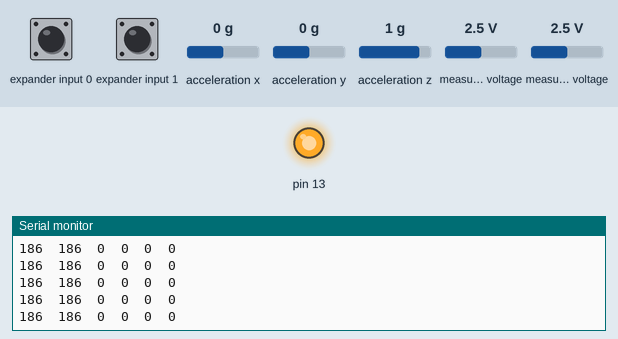
A sketch run on a simulated Teensy 3. On the bench: output pins drawn as LEDs (lit = HIGH), the last lines printed to the serial monitor. Wiring (inferred from the names in the program): Wii Nunchuk at I2C address 0x52. The test bench sets the inputs (shaded band); at power-on: measured voltage 2.5 V, acceleration x 0 g, expander input 0 HIGH, expander input 1 HIGH, acceleration y 0 g, acceleration z 1 g.

Above: at 3.2 s.
3.3 s: measured voltage (sensor 200) set to 0.9 V
At 4.0 s:
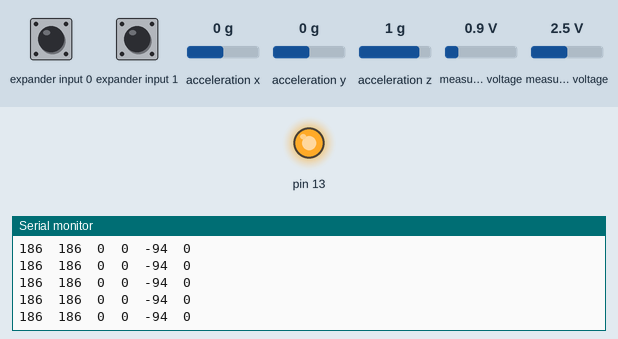
6.3 s: acceleration x set to -1.4 g
At 7.4 s:
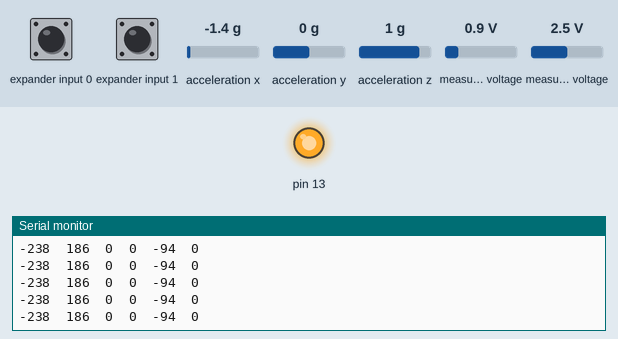
9.3 s: measured voltage (sensor 201) set to 3.8 V
At 10.0 s:
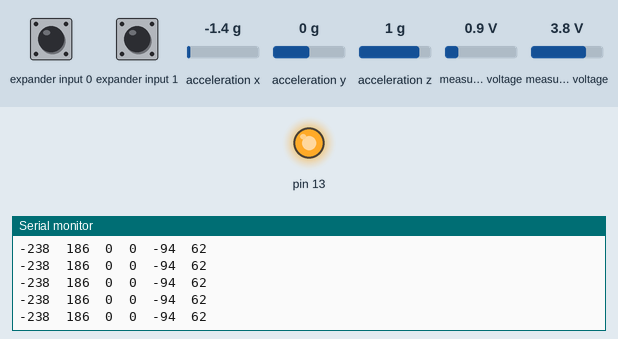

Measured:
- after the input at 3.3 s, the serial monitor: prints a new line at once (image 1)
- after the input at 6.3 s, the serial monitor: prints a new line at once (image 2)
- after the input at 9.3 s, the serial monitor: prints a new line at once (image 3)

The sketch:

nunchuk-teensy32miniOK.ino
```cpp
#include <Wire.h>
#include "Nunchuk.h"

// Nunchuck for input
IntervalTimer NuchukTimer;
Nunchuk nc = Nunchuk();

// vars for left right beatdetection
unsigned long XACC_LEFT_TIME = 0;
unsigned long XACC_RIGHT_TIME = 0;
unsigned int LEFTCOUNT = 0;
unsigned int RIGHTCOUNT = 0;

/*
 *  Nunchuk Data.
 *  Can not use a struct here because volatile vars.
 *  nunchuk read runns in a Timer all 10 ms.
 *  all datatyps are the same than in Nunchuk.h
 */

volatile float NcAccel;
volatile int NcAccelX;
volatile int NcAccelY;
volatile int NcAccelZ;
volatile bool NcBtnZ;
volatile bool NcBtnC;
volatile int NcJoyX;
volatile int NcJoyY;
volatile float NcTiltX;
volatile float NcTiltY;
volatile float NcTiltZ;

int NcJoyX_offset = 0; // offset for joystick x achsis
int NcJoyY_offset = 0; // offset for joystick yS achsis


int mouseDead = 5; // set between min of 0 and max of 10
int mylookupZeroOffset= 126 + mouseDead +1;
int mouseLookupX[300];
int mouseLookupY[300];


/// activate nuchuk emulation
bool IS_MOUSE = true;
bool IS_KEY = true;
bool IS_JOY = false;

float SLOW_MOUSE_MOVE_X = 0.0;
float SLOW_MOUSE_MOVE_Y = 0.0;


/// --------------SETUP-------------
void setup()
{
  pinMode(13, OUTPUT);
  digitalWrite(13, HIGH);
  // Initialize the serial port
  Serial.begin(57600);

  // Initialize the Nunchuk.
  nc.begin();
  NuchukTimer.begin(readNuchuk, 1000);// all 10ms

  // Calibrate Joy X and Joy Y
  elapsedMillis waiting;     // "waiting" starts at zero
  while (waiting < 2000) {
    NcJoyX_offset = runningAverageX(NcJoyX);
    NcJoyY_offset = runningAverageY(NcJoyY);
  }
  if(NcBtnZ){
    IS_MOUSE = false;
    IS_KEY = false;
    IS_JOY = true;
    }

  NcJoyX_offset *= -1;
  NcJoyY_offset *= -1;
  Serial.print("offset X: ");
  Serial.print(NcJoyX_offset);
  Serial.print("offset Y: ");
  Serial.println(NcJoyY_offset);

}


/// -------Nunchuk Timer Function all 10ms---
void readNuchuk(){

  nc.read();

  if( nc.isOk() ) {
    NcAccel = nc.getAccel();
    NcAccelX = nc.getAccelX();
    NcAccelY = nc.getAccelY();
    NcAccelZ = nc.getAccelZ();
    NcBtnZ = nc.getButtonZ();
    NcBtnC = nc.getButtonC();
    NcJoyX = nc.getJoyX();
    NcJoyY = nc.getJoyY();
    NcTiltX = nc.getTiltX();
    NcTiltY = nc.getTiltY();
    NcTiltZ = nc.getTiltZ();
  }
}


/// ----------Main Loop------------
void loop()
{

serial_print_all_nunchuk_inputs();

/// Delay everything a little bit.

  delay(5);

}

// -----------Functions----------

/// simple Average filter
long runningAverageX(int M) {
  #define LM_SIZE 20
  static int LM[LM_SIZE];      // LastMeasurements
  static byte index = 0;
  static long sum = 0;
  static byte count = 0;

  // keep sum updated to improve speed.
  sum -= LM[index];
  LM[index] = M;
  sum += LM[index];
  index++;
  index = index % LM_SIZE;
  if (count < LM_SIZE) count++;

  return sum / count;
}

long runningAverageY(int M) {
  #define LM_SIZE 20
  static int LM[LM_SIZE];      // LastMeasurements
  static byte index = 0;
  static long sum = 0;
  static byte count = 0;

  // keep sum updated to improve speed.
  sum -= LM[index];
  LM[index] = M;
  sum += LM[index];
  index++;
  index = index % LM_SIZE;
  if (count < LM_SIZE) count++;
  return sum / count;
}


void serial_print_all_nunchuk_inputs(){

//  Serial.print( NcAccel, DEC );
//  Serial.print( "\t" );
  Serial.print( NcAccelX, DEC );
  Serial.print( "\t" );
  Serial.print( NcAccelY, DEC );
  Serial.print( "\t" );
//  Serial.print( NcAccelZ, DEC );
//  Serial.print( "\t" );

  Serial.print( NcBtnZ, DEC );
  Serial.print( "\t" );
  Serial.print( NcBtnC, DEC );
  Serial.print( "\t" );
  Serial.print( NcJoyX + NcJoyX_offset, DEC );
  Serial.print( "\t" );
  Serial.print( NcJoyY + NcJoyY_offset, DEC );
  Serial.print( "\t" );

//  Serial.print( NcTiltX, DEC );
//  Serial.print( "\t" );
//  Serial.print( NcTiltY, DEC );
//  Serial.print( "\t" );
//  Serial.print( NcTiltZ, DEC );
  Serial.print( "\n" );
  }
```

Nunchuk.cpp
```cpp
// (licence header left out)
#include "Arduino.h"
#include <Wire.h>

#include "Nunchuk.h"

const float radToDegrees = 57.29577951308232;


// Initialization

void Nunchuk::begin()
{
  int i;

  // Override the TWI frequency
  //TWBR = ((CPU_FREQ / NUNCHUK_TWI_FREQ) - 16) / 2;

  Wire.begin();

  // Initialize
  delay(1);

  Wire.beginTransmission(NUNCHUK_TWI_DEVICE_ADDRESS);	// device address
  Wire.write(0xF0);		        // 1st initialisation register
  Wire.write(0x55);		        // 1st initialisation value
  Wire.endTransmission();
  delay(1);

  Wire.beginTransmission(NUNCHUK_TWI_DEVICE_ADDRESS);
  Wire.write(0xFB);		        // 2nd initialisation register
  Wire.write(0x00);		        // 2nd initialisation value
  Wire.endTransmission();
  delay(1);

  // write the crypto key (zeros), in 3 blocks of 6, 6 & 4.
  Wire.beginTransmission(NUNCHUK_TWI_DEVICE_ADDRESS);
  Wire.write(0xF0);		        // crypto key command register
  Wire.write(0xAA);		        // writes crypto enable notice
  Wire.endTransmission();
  delay(1);

  Wire.beginTransmission(NUNCHUK_TWI_DEVICE_ADDRESS);
  Wire.write(0x40);		        // crypto key data address
  for (i = 0; i < 6; i++) {
      Wire.write(0x00);		        // writes 1st key block (zeros)
  }
  Wire.endTransmission();
  delay(1);

  Wire.beginTransmission(NUNCHUK_TWI_DEVICE_ADDRESS);
  Wire.write(0x40);		        // writes memory address
  for (i = 6; i < 12; i++) {
      Wire.write(0x00);		        // writes 2nd key block (zeros)
  }
  Wire.endTransmission();
  delay(1);

  Wire.beginTransmission(NUNCHUK_TWI_DEVICE_ADDRESS);
  Wire.write(0x40);		        // writes memory address
  for (i = 12; i < 16; i++) {
      Wire.write(0x00);		        // writes 3rd key block (zeros)
  }
  Wire.endTransmission();
  delay(1);

  // end device init
}


// Read the current value
void Nunchuk::read()
{
  uint8_t i;
  int a;

  // Request to read the new data
  Wire.requestFrom( NUNCHUK_TWI_DEVICE_ADDRESS, NUNCHUK_TWI_BUFFER_SIZE );
  delayMicroseconds( NUNCHUK_TWI_DELAY_MICROSEC );

  // Read the new data
  if( NUNCHUK_TWI_BUFFER_SIZE==Wire.available() )
  {
    _ok = 1;
    for( i = 0; i<NUNCHUK_TWI_BUFFER_SIZE; i++ )
    {
      _buf[i] = _decode_byte( (uint8_t)Wire.read() );
    }
  }
  else
  {
    // Throw away any more data that arrives
    _ok = 0;
    while( Wire.available() )
      Wire.read();
  }

  // Calculate accel and accel^2 values
  a = _buf[2] * 2 * 2;
  if((_buf[5] >> 2) & 1)
    {
      a += 2;
    }
  if((_buf[5] >> 3) & 1)
    {
      a += 1;
    }
  _ax = a - 511;
  _ax2 = pow( _ax, 2 );

  a = _buf[3] * 2 * 2;
  if((_buf[5] >> 4) & 1)
    {
      a += 2;
    }
  if((_buf[5] >> 5) & 1)
    {
      a += 1;
    }
  _ay = a - 511;
  _ay2 = pow( _ay, 2 );

  a = _buf[4] * 2 * 2;
  if((_buf[5] >> 6) & 1)
    {
      a += 2;
    }
  if((_buf[5] >> 7) & 1)
    {
      a += 1;
    }
  _az = a - 511;
  _az2 = pow( _az, 2 );

  // Set up the next read
  Wire.beginTransmission( NUNCHUK_TWI_DEVICE_ADDRESS );
  Wire.write( NUNCHUK_TWI_CMD_ZERO );
  Wire.endTransmission( true );
}


/* Wiimote data stream is encoded.  This decodes each byte */
uint8_t Nunchuk::_decode_byte( uint8_t x )
{
  x =(x ^ 0x17) + 0x17;
  return x;
}


/* Getters */

bool Nunchuk::isOk()
{
  return (_ok==1);
}

bool Nunchuk::getButtonZ()
{
  return !((_buf[5] >> 0) & 1);
}

bool Nunchuk::getButtonC()
{
  return !((_buf[5] >> 1) & 1);
}

int Nunchuk::getJoyX()
{
  return (int)_buf[0] - 127;
}

int Nunchuk::getJoyY()
{
  return (int)_buf[1] - 127;
}

int Nunchuk::getAccelX()
{
  return _ax;
}

int Nunchuk::getAccelY()
{
  return _ay;
}

int Nunchuk::getAccelZ()
{
  return _az;
}

float Nunchuk::getAccel()
{
  return sqrt(_ax2 + _ay2 + _az2);
}


// Tilt angles from http://www.freescale.com/files/sensors/doc/app_note/AN3461.pdf

// rho
float Nunchuk::getTiltX()
{
  return atan(_ax/sqrt(_ay2+_az2))*radToDegrees;
}

// phi
float Nunchuk::getTiltY()
{
  return atan(_ay/sqrt(_ax2+_az2))*radToDegrees;
}

// theta
float Nunchuk::getTiltZ()
{
  return atan(sqrt(_ay2+_ax2)/_az) *radToDegrees;
}
```

Nunchuk.h
```cpp
// (licence header left out)
#ifndef NUNCHUK_h
#define NUNCHUK_h

#include "Arduino.h"

#define NUNCHUK_TWI_DEVICE_ADDRESS 0x52
#define NUNCHUK_TWI_CMD_IDENT      0xFA
#define NUNCHUK_TWI_CMD_INIT       0x40
#define NUNCHUK_TWI_CMD_ZERO       0x00
#define NUNCHUK_TWI_BUFFER_SIZE    6
#define NUNCHUK_TWI_DELAY_MICROSEC 100


class Nunchuk
{
  private:
    uint8_t _ok;
    int _ax, _ay, _az;
    long _ax2, _ay2, _az2;
    uint8_t _buf[NUNCHUK_TWI_BUFFER_SIZE];
    uint8_t _decode_byte(uint8_t x);

  public:
    void begin();
    void read();       /* Read the current data */
    bool isOk();          /* Did the data read ok? */
    bool getButtonZ();    /* 1 if pressed, 0 if not */
    bool getButtonC();    /* 1 if pressed, 0 if not */

    int  getJoyX();       /* -127 to 128, in practice -100 to 100 */
    int  getJoyY();       /* -127 to 128, in practice -100 to 100 */

    int  getAccelX();     /* side-side  acceleration, -511 to 512 */
    int  getAccelY();     /* front-back acceleration, -511 to 512 */
    int  getAccelZ();     /* top-bottom acceleration, -511 to 512 */

    float getAccel();     /* Modulus of acceleration.  1G ~= 200 */

    float getTiltX();     /* degrees, +/- 90 */
    float getTiltY();     /* degrees, +/- 90 */
    float getTiltZ();     /* degrees, +/- 90 */
};

#endif
```
